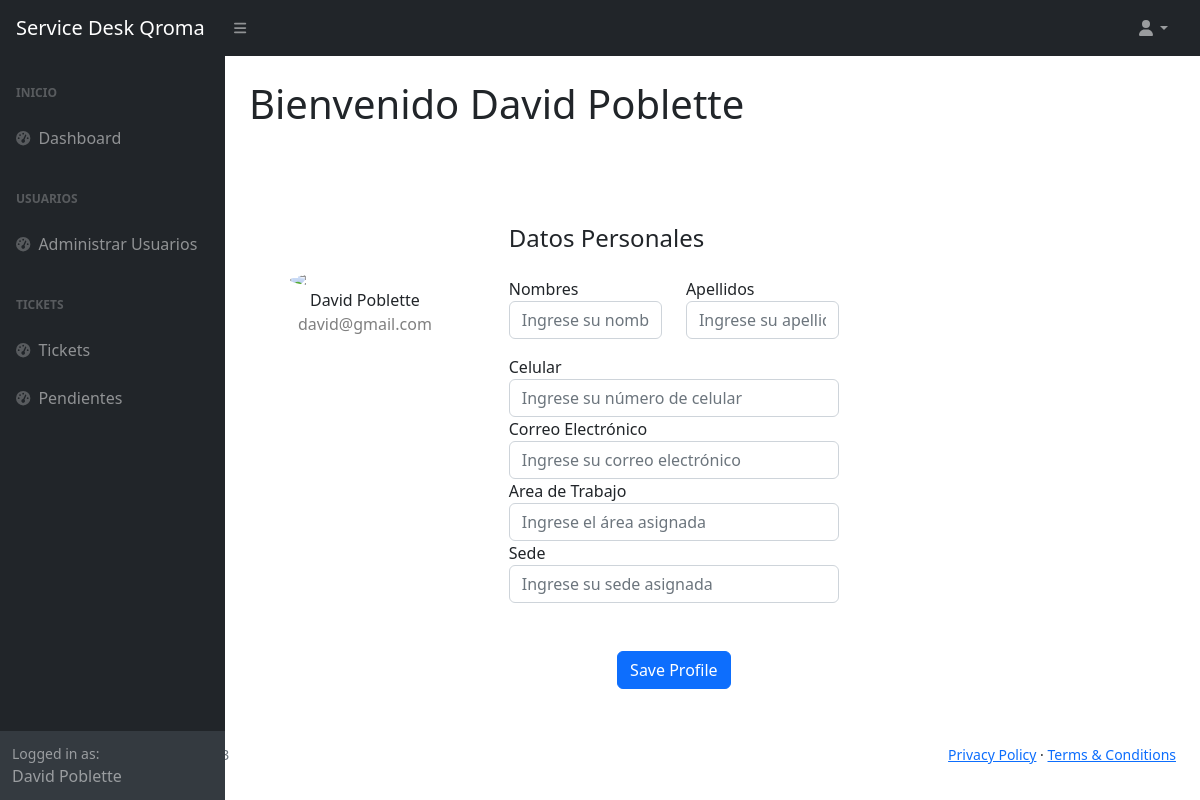
Before: /perfil (signed in) with the older database file.
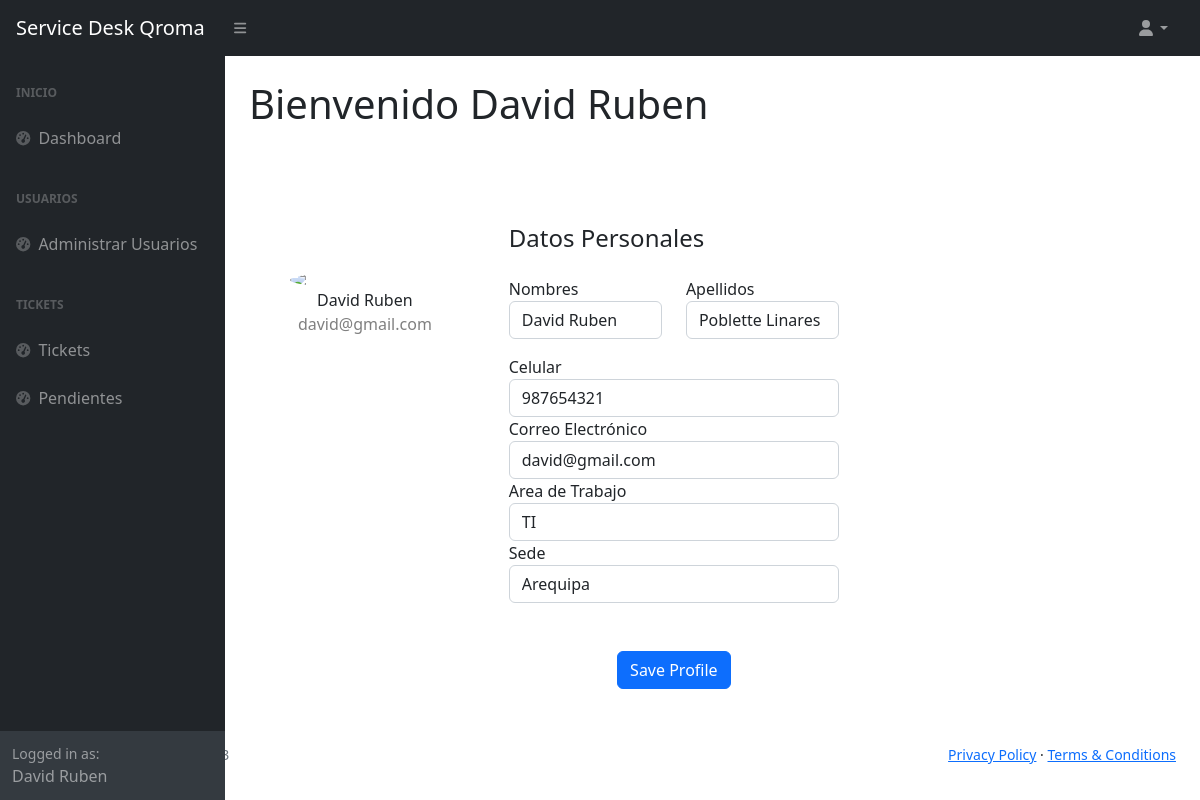
After: the same page with the newer database file.
### tables this page shows
CREATE TABLE `tba_usuarios`  (
  `CodUsuario` int NOT NULL AUTO_INCREMENT,
  `NombreUsuario` varchar(100) NOT NULL,
  `ApellidoUsuario` varchar(100) NULL DEFAULT NULL,
  `CelularUsuario` int NULL DEFAULT NULL,
  `CodArea` int NOT NULL,
  `CorreoUsuario` varchar(100) NOT NULL,
  `CodPerfil` int NOT NULL,
  `CodSede` int NULL DEFAULT NULL,
  `PasswordUsuario` varchar(150) NOT NULL,
  `UltimaConexion` timestamp NULL DEFAULT current_timestamp ON UPDATE CURRENT_TIMESTAMP,
  `FechaCreacion` date NOT NULL,
  `FechaActualizacion` date NOT NULL,
  PRIMARY KEY (`CodUsuario`) USING BTREE,
  INDEX `CodPerfil`(`CodPerfil`) USING BTREE,
  INDEX `tba_usuarios_ibfk_2`(`CodArea`) USING BTREE,
  CONSTRAINT `tba_usuarios_ibfk_1` FOREIGN KEY (`CodPerfil`) REFERENCES `tba_perfilusuario` (`CodPerfil`) ON DELETE RESTRICT ON UPDATE RESTRICT,
  CONSTRAINT `tba_usuarios_ibfk_2` FOREIGN KEY (`CodArea`) REFERENCES `tba_areausuario` (`CodArea`) ON DELETE RESTRICT ON UPDATE RESTRICT
);

CREATE TABLE `tba_areausuario`  (
  `CodArea` int NOT NULL AUTO_INCREMENT,
  `NombreArea` varchar(50) NOT NULL,
  PRIMARY KEY (`CodArea`) USING BTREE
);

CREATE TABLE `tba_sede`  (
  `CodSede` int NOT NULL AUTO_INCREMENT,
  `NombreSede` varchar(50) NOT NULL,
  PRIMARY KEY (`CodSede`) USING BTREE
);

### controller/plantilla.controller.php (called while the page is built)
<?php
class ControllerPlantilla
{
  static public function ctrPlantilla()
  {
    include "view/plantilla.php";
  }
}

### index.php (called while the page is built, shortened)
<?php
require_once "controller/plantilla.controller.php";
require_once "controller/usuarios.controller.php";
require_once "controller/categorias.controller.php";
require_once "model/usuarios.model.php";
$plantilla = new ControllerPlantilla();
$plantilla -> ctrPlantilla();

### controller/usuarios.controller.php (called while the page is built, shortened)
<?php
class ControllerUsuarios
{
  static public function ctrMostrarDatosEditar($codUsuario)
  {
    $tabla = "tba_usuarios";
    $datosUsuario = ModelUsuarios::mdlMostrarDatosEditar($tabla, $codUsuario);
    return $datosUsuario;
  }
}

### model/conexion.php (called while the page is built)
<?php
class Conexion
{
  static public function conn()
  {
    $link = new PDO("mysql:host=127.0.0.1;dbname=servdeskqroma","root","");
		$link->exec("set names utf8");
		return $link;
  }
}

### model/usuarios.model.php (called while the page is built, shortened)
<?php
require_once "conexion.php";
class ModelUsuarios
{
  public static function mdlMostrarDatosEditar($tabla, $codUsuario)
  {
    $statement = Conexion::conn()->prepare("SELECT tba_usuarios.CodUsuario, tba_usuarios.NombreUsuario, tba_usuarios.ApellidoUsuario, tba_usuarios.CodArea, tba_usuarios.CorreoUsuario, tba_usuarios.CelularUsuario, tba_usuarios.CodPerfil, tba_usuarios.CodSede, tba_areausuario.NombreArea, tba_perfilusuario.NombrePerfil, tba_sede.NombreSede FROM $tabla INNER JOIN tba_areausuario ON tba_usuarios.CodArea = tba_areausuario.CodArea INNER JOIN tba_perfilusuario ON tba_usuarios.CodPerfil = tba_perfilusuario.CodPerfil INNER JOIN tba_sede ON tba_usuarios.CodSede = tba_sede.CodSede WHERE tba_usuarios.CodUsuario = $codUsuario");
    $statement -> execute();
    return $statement -> fetch();
  }
}

### view/modules/perfil.php (the view, shortened to what this page needs)
</div>
</div>
<div class="sb-sidenav-footer">
  <div class="small">Logged in as:</div>
  <?php echo $_SESSION["nombreUsuario"] ?>
</div>
</nav>
</div>
<div id="layoutSidenav_content">
  <main class="bg">
    <div class="container-fluid px-4">
      <h1 class="mt-4">Bienvenido <?php echo $_SESSION["nombreUsuario"] ?></h1>
      <div class="container rounded bg-white mt-5 mb-5">
        <div class="row">
          <div class="col-md-3 border-right">
            <div class="d-flex flex-column align-items-center text-center p-3 py-5"><img class="rounded-circle mt-5" width="150px" src="https://st3.depositphotos.com/15648834/17930/v/600/depositphotos_179308454-stock-illustration-unknown-person-silhouette-glasses-profile.jpg"><span class="font-weight-bold"><?php echo $_SESSION["nombreUsuario"] ?></span><span class="text-black-50"><?php echo $_SESSION["emailUsuario"] ?></span><span> </span></div>
          </div>
          <div class="col-md-5 border-right">
            <?php
              $datosUsuario = ControllerUsuarios::ctrMostrarDatosEditar($_SESSION["codUsuario"]);
            ?>
            <div class="p-3 py-5 datosPerfil">
              <div class="d-flex justify-content-between align-items-center mb-3">
                <h4 class="text-right">Datos Personales</h4>
              </div>
              <div class="row mt-2">
                <div class="col-md-6"><label class="labels">Nombres</label><input type="text" class="form-control" id="nombreUsuario" value="<?php echo $datosUsuario['NombreUsuario'] ?>" placeholder="Ingrese su nombre"></div>
                <div class="col-md-6"><label class="labels">Apellidos</label><input type="text" class="form-control" id="apellidoUsuario" value="<?php echo $datosUsuario['ApellidoUsuario'] ?>" placeholder="Ingrese su apellido"></div>
              </div>
              <div class="row mt-3">
                <div class="col-md-12"><label class="labels">Celular</label><input type="text" class="form-control" id="celularUsuario" value="<?php echo $datosUsuario['CelularUsuario'] ?>" placeholder="Ingrese su número de celular" ></div>
                <div class="col-md-12"><label class="labels">Correo Electrónico</label><input type="text" class="form-control" id="correoUsuario" value="<?php echo $datosUsuario['CorreoUsuario'] ?>" placeholder="Ingrese su correo electrónico" ></div>
                <div class="col-md-12"><label class="labels">Area de Trabajo</label><input type="text" class="form-control" value="<?php echo $datosUsuario['NombreArea'] ?>" placeholder="Ingrese el área asignada" readonly></div>
                <div class="col-md-12"><label class="labels">Sede</label><input type="text" class="form-control" value="<?php echo $datosUsuario['NombreSede'] ?>" placeholder="Ingrese su sede asignada" readonly></div>
              </div>
              <div class="mt-5 text-center"><button class="btn btn-primary btnGuardarCambiosPerfil" type="submit">Save Profile</button></div>
            </div>
          </div>
        </div>
      </div>
    </div>
</div>
</div>

Changed rows visible on the page:
now on this page (row edited): tba_usuarios: NombreUsuario "David Ruben", ApellidoUsuario "Poblette Linares", CelularUsuario "987654321", CorreoUsuario "david@gmail.com", CodArea.NombreArea "TI", NombreSede "Arequipa"
Other visible differences:
$_SESSION["nombreUsuario"]: "David Poblette" → "David Ruben"
